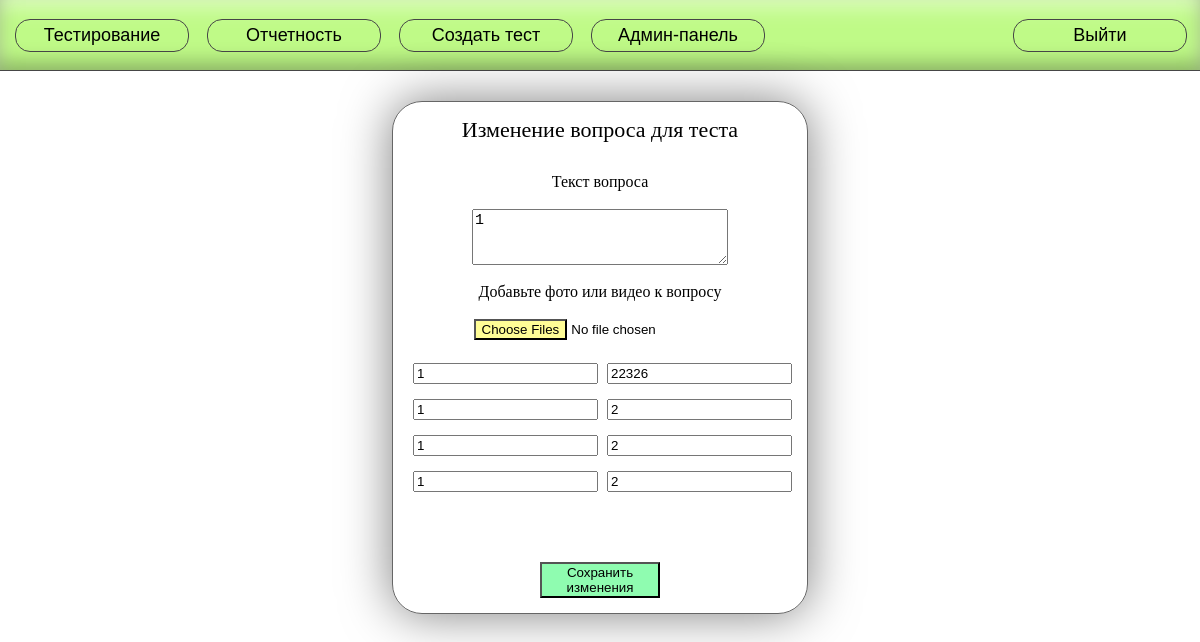
The page /testing/43/315/edit (signed in) on the database its author committed.
### main/models.py (models this page shows, shortened)
class Question(models.Model):
    question_types = [
        ('choose_one', 'Выбрать правильный'),
        ('pairs', 'На соответствие'),
        ('open_answer', 'Открытый вопрос'),
    ]
    test = models.ForeignKey(Test, on_delete=models.CASCADE)
    question_type = models.CharField(choices=question_types)
    question_text = models.CharField(max_length=1000, null=False)

class AnswerPair(models.Model):
    question = models.ForeignKey(Question, on_delete=models.CASCADE)
    left_part = models.CharField(max_length=255, null=False)
    right_part = models.CharField(max_length=255, null=False)

### main/views.py (the view, shortened to what this page needs)
# urls.py: path('testing/<int:test_id>/<int:question_id>/edit', question_edit_view, name='edit_question'),
@csrf_protect
@login_required(login_url='login')
def question_edit_view(request, test_id, question_id):
    role = get_role(request.user)
    worker = Worker.objects.get(user=request.user)
    test = Test.objects.get(id=test_id)
    if role in ['admin']:
        pass
    elif role in ['curator'] and test.curator == worker:
        pass
    else:
        return render(request, '403.html', {'messages': ['В доступе отказано']})
    question = Question.objects.get(id=question_id)
    question_type = get_question_type(question)
    media_files = UploadedFile.objects.filter(question=question)
    variants = AnswerVariant.objects.filter(question=question)
    pairs = AnswerPair.objects.filter(question=question)
    open_answer = AnswerOpen.objects.filter(question=question)
    answers = list(variants) + list(pairs) + list(open_answer)
    return render(request, 'question_edit.html', {
        'question': question,
        'answers': answers,
        'media_files': media_files,
    })

### main/views.py (called while the page is built)
def get_role(user):
    worker = Worker.objects.get(user=user)
    if worker.role == 'admin':
        return 'admin'
    if worker.role == 'curator':
        return 'curator'
    if worker.role == 'worker':
        return 'worker'

def get_question_type(question):
    if question.question_type == 'choose_one':
        return 'variants'
    if question.question_type == 'pairs':
        return 'pairs'
    if question.question_type == 'open_answer':
        return 'open'

### templates/question_edit.html (shortened to what this page needs)
{% extends 'header.html' %}
{% load static %}
{% block styles %}
    <link href="{% static '/css/new_question.css' %}" rel="stylesheet">
{% endblock styles %}
{% block body %}
<div class="new-question-content">
    <div class="new-question-wrapper">
        <p>Изменение вопроса для теста</p>
        <div id="constructor-container">
            <form class="question-form" action="" method="post" enctype="multipart/form-data">
                <label>Текст вопроса</label><br>
                <textarea name="question-text">{{ question.question_text }}</textarea><br>
                <label>Добавьте фото или видео к вопросу</label><br>
                <input class="file-input" type="file" name="file"
                       accept="image/png, image/jpeg, image/gif, image/webp, video/*, audio/*" multiple><br>
                <div id="answers-container">
                {% if question.question_type == 'choose_one' %}
                    {% for answer in answers %}
                        <input type="text" name="answer-{{ answer.id }}" placeholder="Введите ответ"
                               value="{{ answer.answer_text }}">
                        <input type="radio" name="correct" value="{{ answer.id }}"
                               {% if answer.is_correct %} checked {% endif %}><br><br>
                    {% endfor %}
                {% elif question.question_type == 'pairs' %}
                    {% for answer in answers %}
                        <input type="text" name="left-{{ answer.id }}" value="{{ answer.left_part }}" placeholder="Левавя часть">
                        <input type="text" name="right-{{ answer.id }}" value="{{ answer.right_part }}" placeholder="Правая часть"><br>
                    {% endfor %}
                {% elif question.question_type == 'open_answer' %}
                    {% for answer in answers %}
                        <label for="open">Правильный ответ:</label>
                        <input type="text" name="open" id="open" value="{{ answer.correct_answer }}">
                    {% endfor %}
                {% endif %}
                </div>
                <button class="submit-btn" type="submit">Сохранить изменения</button>
            </form>
        </div>
    </div>
</div>
{% endblock %}

### static/css/header.css (style rules this page uses)
body { background: white; margin: 0; }

### rows shown on the page
Question: question-text "1"
AnswerPair: left_part "1", right_part "22326"
AnswerPair: left_part "1", right_part "2"
AnswerPair: left_part "1", right_part "2"
AnswerPair: left_part "1", right_part "2"
